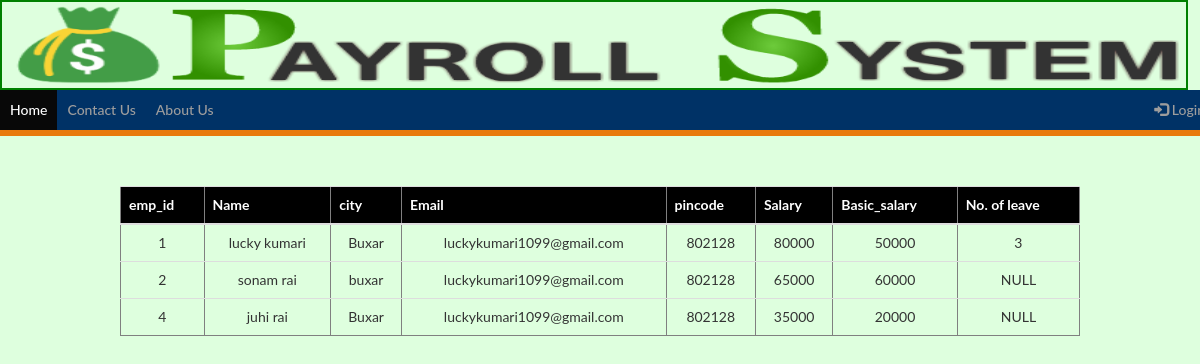
/emp_list.php, run on the app's committed database.
### tables this page shows
CREATE TABLE `employee` (
  `emp_id` int(11) NOT NULL,
  `name` varchar(200) NOT NULL,
  `email` varchar(200) NOT NULL,
  `mobile_no` varchar(13) NOT NULL,
  `class` varchar(20) NOT NULL,
  `bank_account` varchar(30) NOT NULL,
  `degree` varchar(100) NOT NULL,
  `branch` varchar(100) NOT NULL,
  `city` varchar(100) NOT NULL,
  `pincode` varchar(10) NOT NULL,
  `basic_pay` varchar(100) NOT NULL,
  `salary` varchar(100) NOT NULL,
  `designation` varchar(100) NOT NULL,
  `address` varchar(100) NOT NULL,
  `leave` varchar(13) NOT NULL
);

### emp_list.php (the view, shortened to what this page needs)
<?php
include("admindash.php");
include("dbcon.php");
$q="SELECT * FROM `employee` ";
$run=mysqli_query($con,$q);
?>
<table border="1" class="table" align="center" style="margin-top:50px;width:80%;">
 <tr style="background-color:#000;color:#fff;">
<th>emp_id</th>
<th>Name</tr=h>
<th>city</th>
<th>Email</th>
<th>pincode</th>
<th>Salary</th>
<th>Basic_salary</th>
<th>No. of leave</th>
</tr>
<tbody>
<?php
if(mysqli_num_rows($run)<1)
{
  echo "<tr><td>no data found</td></tr>" ;
}
else
{
  while($data=mysqli_fetch_assoc($run))
  {
  ?>
    <tr align="center">
    <td><?php echo $data['emp_id']?></td>
    <td><?php echo $data['name']?></td>
    <td><?php echo $data['city']?></td>
    <td><?php echo $data['email']?></td>
    <td><?php echo $data['pincode']?></td>
    <td><?php echo $data['salary']?></td>
    <td><?php echo $data['basic_pay']?></td>
    <td><?php echo $data['leave']?></td>
  </tr>
<?php
  }
}
  ?>
  </tbody>
  </table>

### admindash.php (shortened to what this page needs)
<!doctype html>
<html lang="en">
  <head>
    <link rel="stylesheet" href="https://maxcdn.bootstrapcdn.com/bootstrap/3.4.1/css/bootstrap.min.css">
  </head>
  <body>
  <a href="#"><img src="image/plogo.png" width="99%" height="90px" style="border:2px solid green;"></a>
<nav class="navbar navbar-inverse">
    <ul class="nav navbar-nav">
      <li class="active"><a href="home.php">Home</a></li>
      <li><a href="#">Contact Us</a></li>
      <li><a href="#">About Us</a></li>
    </ul>
    <?php
    if(isset($_SESSION['un']))
        {
        ?>
        <ul class="nav navbar-nav">
        <li class="dropdown">
          <a href="#" class="dropdown-toggle" data-toggle="dropdown" role="button" aria-haspopup="true" aria-expanded="false">Payroll_system <span class="caret"></span></a>
          <ul class="dropdown-menu">
          <li>
           <a href="add_class.php"><span class="glyphicon glyphicon-plus-sign"></span>Add_class</a>
         </li>
         <li>
           <a href="add_employee.php"><span class="glyphicon glyphicon-plus-sign"></span>Add_Employee</a>
         </li>
          <li>
            <a href="emp_list.php"><span class="glyphicon glyphicon-list"></span>Employee_report</a>
          </li>
          <li>
            <a href="#"><span class="glyphicon glyphicon-calendar"></span>Leave</a>
          </li>
          <li>
            <a href="salary.php"><span class="glyphicon glyphicon-list"></span>Salary_report</a>
          </li>
          </ul>
   </li>
 </ul>
         <ul class="nav navbar-nav navbar-right">
          <li>
            <a href="logout.php"><span class="glyphicon glyphicon-log-out"></span> Logout</a>
          </li>
          <li>
            <h5 style="color:white;"><?php echo $_SESSION['un'] ?><span class="glyphicon glyphicon-user"></span></h5>
          </li>
        </ul>
        <?php
       }
        else
        {
         ?>
          <ul class="nav navbar-nav navbar-right">
            <li><a href="index.php"><span class="glyphicon glyphicon-log-in"></span> Login</a></li>
          </ul>
        <?php
        }
         ?>
</nav>
  </body>
</html>

### admindash.php (style rules this page uses)
* { box-sizing: border-box }
body { font-family: "Lato", sans-serif; background-color:#DEFFDE; }
.navbar { border-radius: 0 !important; border: none; margin-bottom: 0 !important; }
.navbar-inverse { color: #fff; min-height: 0px !important; height: auto !important; font-weight: 500; background-color: #003266; border-bottom: solid 6px #E87A0C; -webkit-transition: top 300ms; -moz-transition: top 300ms; transition: top 300ms; }
.navbar-inverse .nav { position: relative; }
.navbar-inverse .nav > li > a { padding: 10px 10px; }
.navbar-inverse .nav > li.active, .navbar-inverse.nav > li > a:hover, .navbar-inverse .nav > li > a:focus, .navbar-inverse .nav > li > a:active { color: #000; background-color: #ffb040; }

### data on the page
employee: emp_id "1", name "lucky kumari", city "Buxar", email "luckykumari1099@gmail.com", pincode "802128", salary "80000", basic_pay "50000", leave "3"
employee: emp_id "2", name "sonam rai", city "buxar", email "luckykumari1099@gmail.com", pincode "802128", salary "65000", basic_pay "60000", leave "NULL"
employee: emp_id "4", name "juhi rai", city "Buxar", email "luckykumari1099@gmail.com", pincode "802128", salary "35000", basic_pay "20000", leave "NULL"
